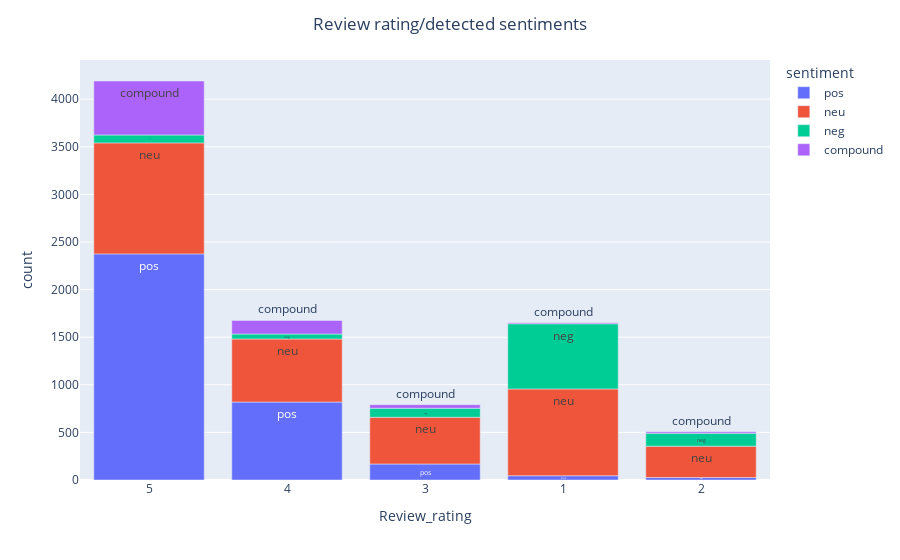

This figure's notebook cell:
### Markdown cell above
# **EDA**

### Code cell
count = df[['Review_rating', 'sentiment']].value_counts().to_frame().reset_index()
count.columns.values[2] = "count"

import plotly.express as px

fig = px.bar(count, x="Review_rating", y="count", color="sentiment", text="sentiment")
fig.update_layout(title_text='Review rating/detected sentiments',  title_x=0.5)
fig.show()

### Figure 1 — Plotly figure (JSON) as saved in the notebook; plotly's stock layout.template omitted (floating-point values rounded to 4 significant figures)
{"data": [{"alignmentgroup": "True", "hovertemplate": "sentiment=%{text}<br>Review_rating=%{x}<br>count=%{y}<extra></extra>", "legendgroup": "pos", "marker": {"color": "#636efa", "pattern": {"shape": ""}}, "name": "pos", "offsetgroup": "pos", "orientation": "v", "showlegend": true, "text": ["pos", "pos", "pos", "pos", "pos"], "textposition": "auto", "type": "bar", "x": ["5", "4", "3", "1", "2"], "xaxis": "x", "y": [2375, 819, 168, 45, 26], "yaxis": "y"}, {"alignmentgroup": "True", "hovertemplate": "sentiment=%{text}<br>Review_rating=%{x}<br>count=%{y}<extra></extra>", "legendgroup": "neu", "marker": {"color": "#EF553B", "pattern": {"shape": ""}}, "name": "neu", "offsetgroup": "neu", "orientation": "v", "showlegend": true, "text": ["neu", "neu", "neu", "neu", "neu"], "textposition": "auto", "type": "bar", "x": ["5", "1", "4", "3", "2"], "xaxis": "x", "y": [1166, 911, 662, 491, 329], "yaxis": "y"}, {"alignmentgroup": "True", "hovertemplate": "sentiment=%{text}<br>Review_rating=%{x}<br>count=%{y}<extra></extra>", "legendgroup": "neg", "marker": {"color": "#00cc96", "pattern": {"shape": ""}}, "name": "neg", "offsetgroup": "neg", "orientation": "v", "showlegend": true, "text": ["neg", "neg", "neg", "neg", "neg"], "textposition": "auto", "type": "bar", "x": ["1", "2", "3", "5", "4"], "xaxis": "x", "y": [685, 136, 95, 83, 52], "yaxis": "y"}, {"alignmentgroup": "True", "hovertemplate": "sentiment=%{text}<br>Review_rating=%{x}<br>count=%{y}<extra></extra>", "legendgroup": "compound", "marker": {"color": "#ab63fa", "pattern": {"shape": ""}}, "name": "compound", "offsetgroup": "compound", "orientation": "v", "showlegend": true, "text": ["compound", "compound", "compound", "compound", "compound"], "textposition": "auto", "type": "bar", "x": ["5", "4", "3", "2", "1"], "xaxis": "x", "y": [567, 143, 37, 15, 11], "yaxis": "y"}], "layout": {"barmode": "relative", "legend": {"title": {"text": "sentiment"}, "tracegroupgap": 0}, "margin": {"t": 60}, "title": {"text": "Review rating/detected sentiments", "x": 0.5}, "xaxis": {"anchor": "y", "domain": [0, 1], "title": {"text": "Review_rating"}}, "yaxis": {"anchor": "x", "domain": [0, 1], "title": {"text": "count"}}}}
